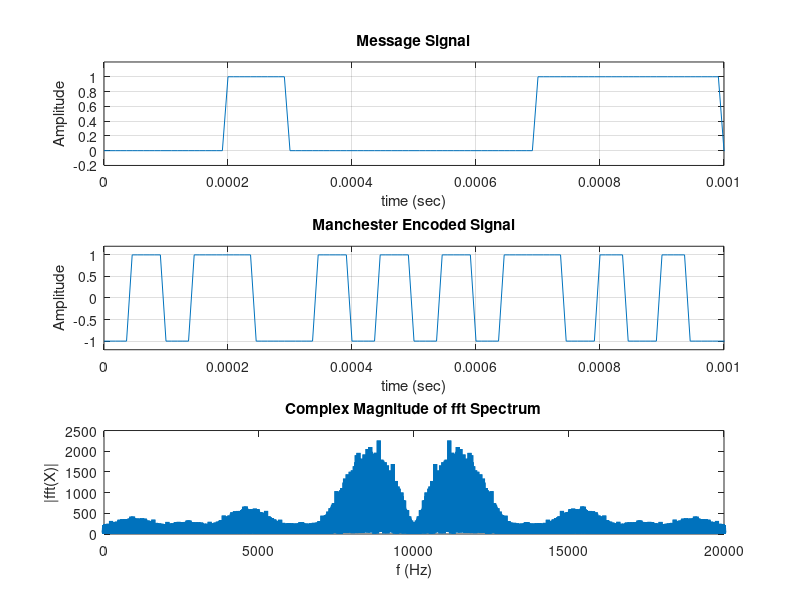
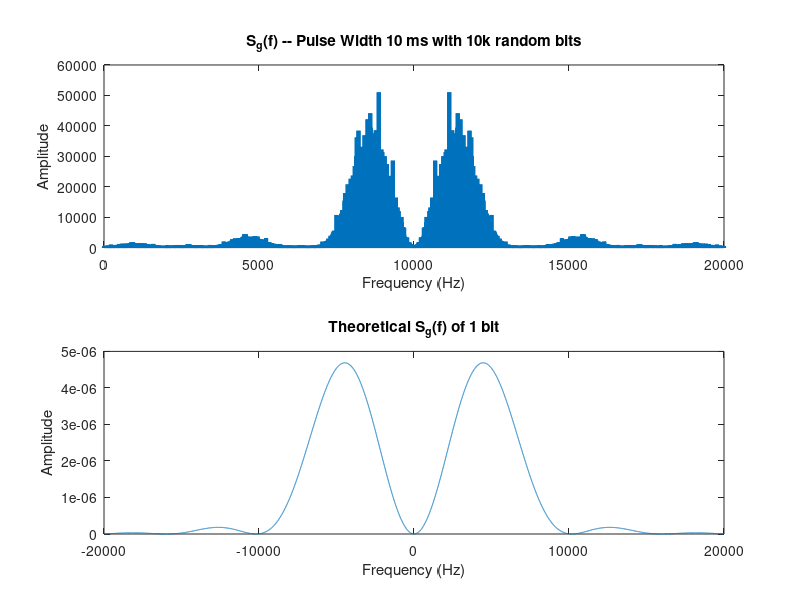

These figures' MATLAB source, in order:
clear
close all
clc

% Set the length of the binary signal
signalLength = 10000;

% Generate a random binary signal
binarySignal = randi([0 1], 1, signalLength);

PulseWidth = 10e-3; % 100 ms
time_step = 1e-3; % 10 ms

x = zeros(signalLength * (PulseWidth / time_step), 1);
x2 = x;
j = 1;
for i=1:1:signalLength
    for t = 0:time_step:PulseWidth
        x(j) = binarySignal(i);
        if binarySignal(i) == 1
            if t >= PulseWidth / 2
                x2(j) = -1;
            else
                x2(j) = 1;
            end
        else
            if t >= PulseWidth / 2
                x2(j) = 1;
            else
                x2(j) = -1;
            end
        end
        j = j + 1;
    end
end

%time = linspace(0, (PulseWidth) * signalLength, length(x));
time = linspace(0, 1, length(x));
subplot(3, 1, 1);
plot(time, x);
xlim([0, 10/signalLength]);
ylim([-.2, 1.2]);
title("Message Signal");
xlabel("time (sec)");
ylabel("Amplitude");

grid on;

subplot(3, 1, 2);
plot(time, x2);
xlim([0, 10/signalLength]);
ylim([-1.2, 1.2]);
title("Manchester Encoded Signal");
xlabel("time (sec)");
ylabel("Amplitude");
grid on;

data = [transpose(time), x2];
%writematrix(data, 'message_manchester.csv');

x2 = x2 ./ max(x2);
Fs = (2*signalLength);            % Sampling frequency                    
T = 1;             % Sampling period       
L = length(x2);             % Length of signal
t = (0:L-1)*T;        % Time vector
M = fftshift(fft(x2));

subplot(3, 1, 3);
plot(Fs/L*(0:L-1),abs(M),"LineWidth",3)
title("Complex Magnitude of fft Spectrum")
xlabel("f (Hz)")
ylabel("|fft(X)|")

% compute PSD
figure
Tb = time_step/16;
total_time = PulseWidth * signalLength;
S = (abs(M) .^ 2) ./ total_time;
subplot(2,1,1);
plot(Fs/L*(0:L-1), S, "LineWidth",3);
title("S_{g}(f) -- Pulse Width 10 ms with 10k random bits");
xlabel("Frequency (Hz)");
ylabel("Amplitude");
subplot(2,1,2);
f = linspace(-2e4, 2e4, 10e3);
Sg = (Tb/4) .* (sinc(pi*f*Tb/2) .^ 2) .* (sin(pi*f*Tb) .^ 2);
plot(f, Sg);
title("Theoretical S_{g}(f) of 1 bit");
xlabel("Frequency (Hz)");
ylabel("Amplitude");